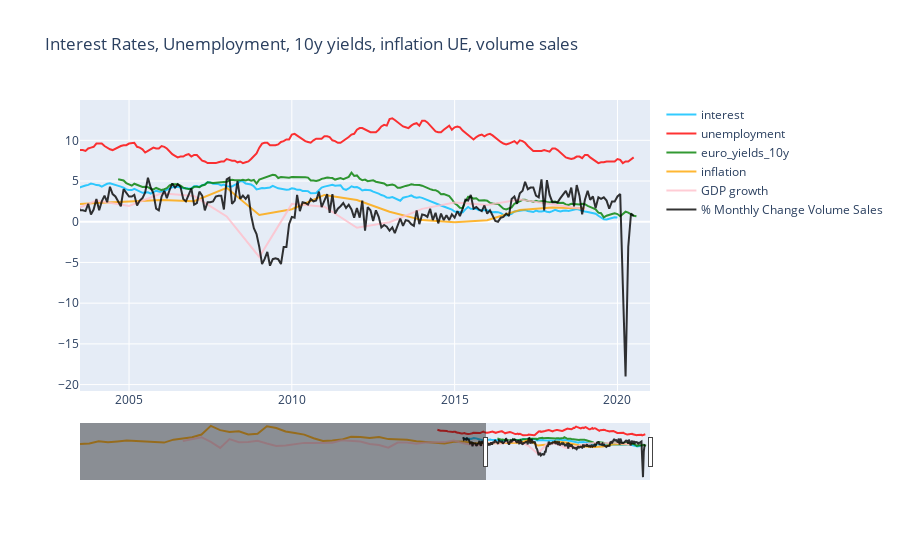

Notebook source saved alongside this figure:
### Code cell
# Plot European Data

fig = go.Figure()
fig.add_trace(go.Scatter(
                x=interest.index,
                y=interest['Interest rates - monthly data'],
                name="interest",
                line_color='deepskyblue',
                opacity=0.8))
fig.add_trace(go.Scatter(
                x=unemployment.index,
                y=unemployment['Unemployment by sex and age – monthly data'],
                name="unemployment",
                line_color='red',
                opacity=0.8))
fig.add_trace(go.Scatter(
                x=euro_yields_10y.index,
                y=euro_yields_10y['Euro yield curves - monthly data'],
                name="euro_yields_10y",
                line_color='green',
                opacity=0.8))

fig.add_trace(go.Scatter(
                x=inflation.index,
                y=inflation['World Development Indicators'],
                name="inflation",
                line_color='orange',
                opacity=0.8))

fig.add_trace(go.Scatter(
                x=GDPgrowth.index,
                y=GDPgrowth['World Development Indicators'],
                name="GDP growth",
                line_color='pink',
                opacity=0.8))

fig.add_trace(go.Scatter(
                x=monthly_change_retail_trade.index,
                y=monthly_change_retail_trade['Turnover and volume of sales in wholesale and retail trade - monthly data'],
                name="% Monthly Change Volume Sales",
                line_color='black',
                opacity=0.8))


# Use date string to set xaxis range
fig.update_layout(xaxis_range=['2003-07-01','2020-12-31'],
                  title_text="Interest Rates, Unemployment, 10y yields, inflation UE, volume sales",xaxis_rangeslider_visible=True)


fig.show()

### Figure 1 — Plotly figure (JSON) as saved in the notebook; plotly's stock layout.template omitted (floating-point values rounded to 4 significant figures; data arrays with more than 128 entries replaced by an {"elided": "..."} marker saying what was removed)
{"data": [{"line": {"color": "deepskyblue"}, "name": "interest", "opacity": 0.8, "type": "scatter", "x": {"elided": "229 str values"}, "y": {"elided": "229 float values"}}, {"line": {"color": "red"}, "name": "unemployment", "opacity": 0.8, "type": "scatter", "x": {"elided": "268 str values"}, "y": {"elided": "268 float values"}}, {"line": {"color": "green"}, "name": "euro_yields_10y", "opacity": 0.8, "type": "scatter", "x": {"elided": "192 str values"}, "y": {"elided": "192 float values"}}, {"line": {"color": "orange"}, "name": "inflation", "opacity": 0.8, "type": "scatter", "x": ["1960", "1961", "1962", "1963", "1964", "1965", "1966", "1967", "1968", "1969", "1970", "1971", "1972", "1973", "1974", "1975", "1976", "1977", "1978", "1979", "1980", "1981", "1982", "1983", "1984", "1985", "1986", "1987", "1988", "1989", "1990", "1991", "1992", "1993", "1994", "1995", "1996", "1997", "1998", "1999", "2000", "2001", "2002", "2003", "2004", "2005", "2006", "2007", "2008", "2009", "2010", "2011", "2012", "2013", "2014", "2015", "2016", "2017", "2018", "2019"], "y": [1.741, 2.077, 3.554, 2.922, 3.416, 3.987, 3.703, 3.319, 3.243, 2.675, 4.506, 5.241, 6.007, 7.749, 13.16, 10.47, 9.347, 9.767, 7.755, 8.222, 12.91, 11.77, 9.585, 8.669, 7.674, 5.395, 3.678, 4.02, 4.535, 6.26, 6.15, 5.485, 6.217, 4.854, 4.718, 4.427, 3.559, 3.112, 2.416, 2.157, 3.151, 3.374, 2.424, 2.092, 2.286, 2.488, 2.666, 2.511, 4.165, 0.8393, 1.531, 3.289, 2.663, 1.22, 0.1993, -0.06164, 0.1833, 1.429, 1.739, 1.631]}, {"line": {"color": "pink"}, "name": "GDP growth", "opacity": 0.8, "type": "scatter", "x": ["1960", "1961", "1962", "1963", "1964", "1965", "1966", "1967", "1968", "1969", "1970", "1971", "1972", "1973", "1974", "1975", "1976", "1977", "1978", "1979", "1980", "1981", "1982", "1983", "1984", "1985", "1986", "1987", "1988", "1989", "1990", "1991", "1992", "1993", "1994", "1995", "1996", "1997", "1998", "1999", "2000", "2001", "2002", "2003", "2004", "2005", "2006", "2007", "2008", "2009", "2010", "2011", "2012", "2013", "2014", "2015", "2016", "2017", "2018", "2019"], "y": ["NA", "NA", "NA", "NA", "NA", "NA", "NA", "NA", "NA", "NA", "NA", 3.661, 4.786, 6.034, 3.097, -0.6465, 4.898, 2.877, 3.058, 3.845, 2.071, 0.5021, 0.8159, 1.441, 2.485, 2.351, 2.586, 2.527, 4.169, 3.924, 3.37, 1.809, 1.147, -0.5657, 2.654, 2.664, 1.894, 2.663, 3.019, 2.961, 3.904, 2.189, 1.123, 0.9279, 2.603, 1.93, 3.495, 3.154, 0.6458, -4.33, 2.195, 1.84, -0.743, -0.05751, 1.582, 2.357, 2.05, 2.726, 2.147, 1.523]}, {"line": {"color": "black"}, "name": "% Monthly Change Volume Sales", "opacity": 0.8, "type": "scatter", "x": {"elided": "235 str values"}, "y": {"elided": "235 float values"}}], "layout": {"autosize": true, "title": {"text": "Interest Rates, Unemployment, 10y yields, inflation UE, volume sales"}, "xaxis": {"range": ["2003-07-01", "2020-12-31"], "rangeslider": {"autorange": true, "range": ["1960-01-01", "2020-12-31"], "visible": true, "yaxis": {"_template": null, "rangemode": "match"}}, "type": "date"}, "yaxis": {"autorange": true, "range": [-20.79, 14.95], "type": "linear"}}}
